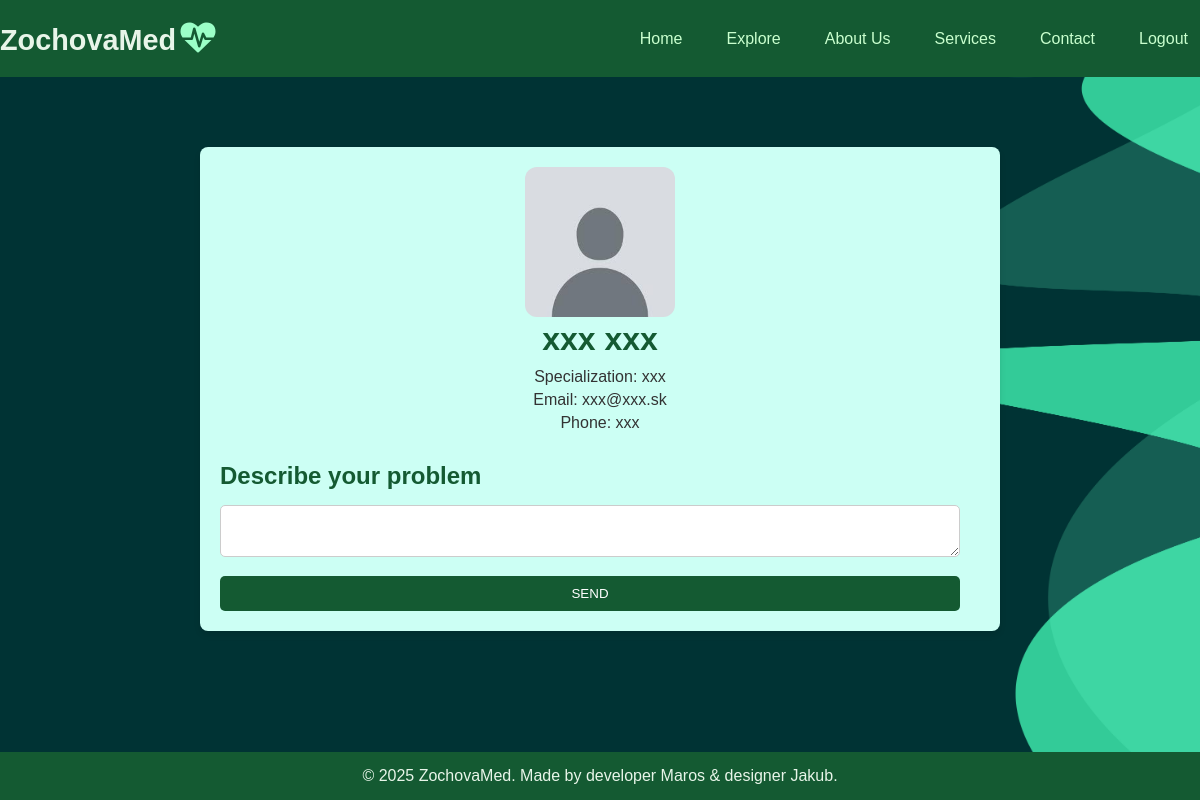
Page /viewdoctor/2 (signed in) on the committed database.
### models.py (models this page shows, shortened)
class Doctor(UserMixin, db.Model):
    id = db.Column(db.Integer, primary_key=True)
    first_name = db.Column(db.String(80), unique=True, nullable=False)
    last_name = db.Column(db.String(80), unique=True, nullable=False)
    email = db.Column(db.String(120), unique=True, nullable=False)
    tel_num = db.Column(db.String(120), unique=True, nullable=False) #telefonne cislo
    password_hash = db.Column(db.String(128), nullable=False)
    odbor = db.Column(db.String(80)) # zameranie doktora (psycholog, chirurg, ...)
    profile_image = db.Column(db.String(255), nullable=True, default='default.jpg')

### main.py (the view)
@app.route('/viewdoctor/<int:id>', methods=['GET', 'POST'])
@login_required
def viewdoctor(id):
    doctorprofile = Doctor.query.get_or_404(id)
    form = AddRequestFormular()
    if form.validate_on_submit():
        new_request = Requests(description=form.problem_desc.data, time_sent=datetime.today().isoformat(), to_id=id, from_id=current_user.id)
        db.session.add(new_request)
        db.session.commit()
        flash('Request sent successfully', 'success')
        return redirect(url_for('home'))
    return render_template('viewdoctor.html', doctorprofile=doctorprofile, form=form)

### forms.py
class AddRequestFormular(FlaskForm):
    problem_desc = TextAreaField('Describe your problem', validators=[DataRequired()])
    send = SubmitField('SEND')

### main.py (called while the page is built)
@login_manager.user_loader
def load_user(user_id):
    user_role = session.get('user_role')
    if user_role == 'Doctor':
        return Doctor.query.get(int(user_id))
    elif user_role == 'Pacient':
        return Pacient.query.get(int(user_id))
    return None

### templates/viewdoctor.html (shortened to what this page needs)
{% extends '_base.html' %}
{% block content %}
<div class="doctor-profile-container">
    <div class="doctor-info">
        <img src="{{ url_for('static', filename='profilepics/' + doctorprofile.profile_image) }}" alt="Doctor Profile Image" width="150" class="profimg">
        <h1 class="doctor-name">{{ doctorprofile.first_name }} {{ doctorprofile.last_name }}</h1>
        <p class="doctor-specialization">Specialization: {{ doctorprofile.odbor }}</p>
        <p class="doctor-email">Email: {{ doctorprofile.email }}</p>
        <p class="doctor-phone">Phone: {{ doctorprofile.tel_num }}</p>
    </div>
    <div class="problem-form">
        <form method="post" class="descriptionform">
            <h2><label for="problem_desc">{{ form.problem_desc.label }}</label></h2>
            {{ form.problem_desc(class_='form-textarea') }}
            {{ form.send(class_='btn-submit') }}
        </form>
    </div>
</div>
{% endblock %}

### static/css/styles.css (style rules this page uses)
* { margin: 0; padding: 0; box-sizing: border-box; }
body { font-family: Arial, sans-serif; margin: 0; padding: 0; background-image: url("bg.jpg"); -webkit-background-size: cover; background-size: cover; background-position: center; background-repeat: no-repeat; background-attachment: fixed; color: #376150; display: flex; flex-direction: column; min-height: 100vh; }
.doctor-profile-container { max-width: 800px; margin: 50px auto; background-color: #ccfff4; padding: 20px; border-radius: 8px; box-shadow: 0 4px 6px rgba(0, 0, 0, 0.1); }
.doctor-info { text-align: center; margin-bottom: 30px; }
.doctor-name { font-size: 2rem; color: #145A32; margin-bottom: 10px; }
.doctor-specialization, .doctor-email, .doctor-phone { font-size: 1rem; color: #333; margin-bottom: 5px; }
.problem-form h2 { font-size: 1.5rem; color: #145A32; margin-bottom: 15px; }
.descriptionform label { display: block; margin-bottom: 5px; font-weight: bold; }
.descriptionform .form-textarea { width: calc(100% - 20px); padding: 10px; margin-bottom: 15px; border-radius: 5px; border: 1px solid #ccc; }
.descriptionform .btn-submit { width: calc(100% - 20px); padding: 10px; background-color: #145A32; color: white; border-radius: 5px; border: none; cursor: pointer; }
.btn-submit { width: calc(100% - 20px); padding: 10px; background-color: #145A32; color: white; border-radius: 5px; border: none; cursor: pointer; }
.profimg { border-radius: 1vw; }

### rows in the picture
Doctor: profile_image (placeholder picture), first_name "xxx", last_name "xxx", odbor "xxx", email "xxx@xxx.sk", tel_num "xxx"
